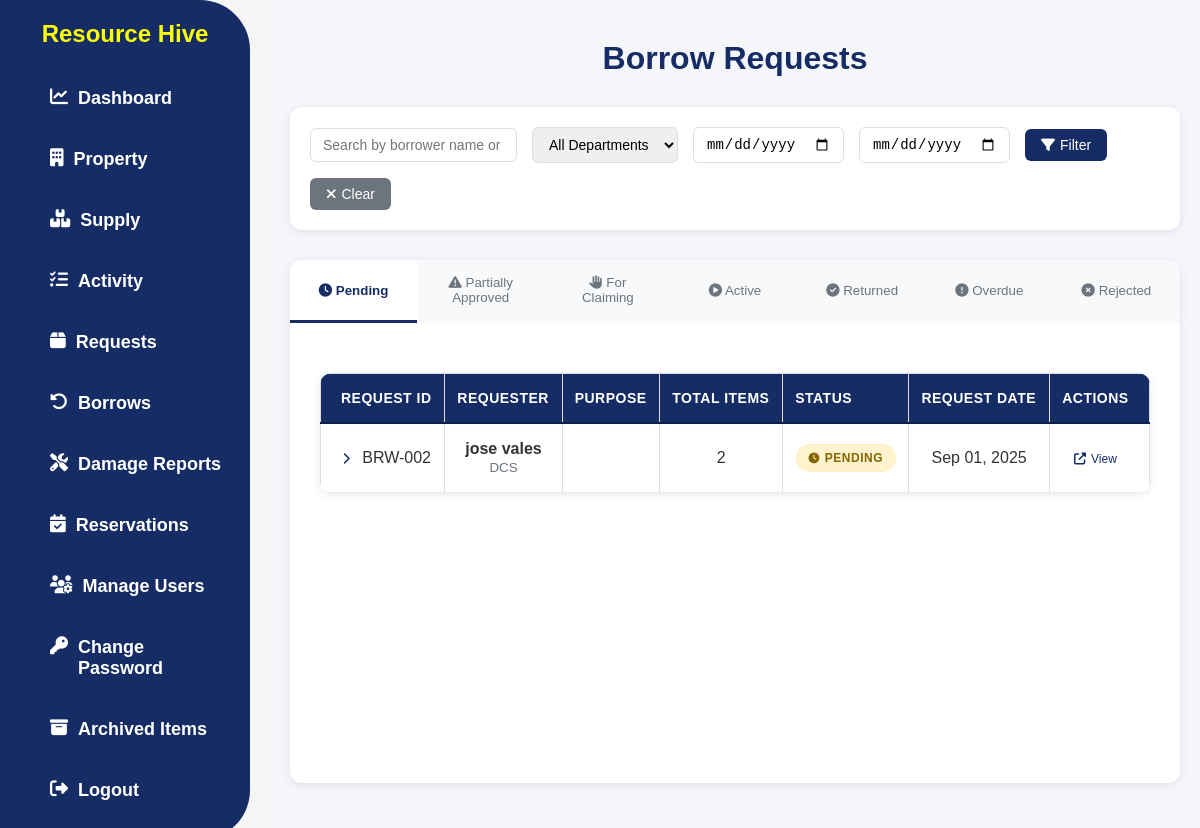
Page /my-borrow-requests/ (signed in) on the committed database.
### app/models.py (models this page shows, shortened)
class BorrowRequestBatch(models.Model):
    STATUS_CHOICES = [
        ('pending', 'Pending'),
        ('approved', 'Approved'),
        ('rejected', 'Rejected'),
        ('partially_approved', 'Partially Approved'),
        ('for_claiming', 'For Claiming'),
        ('active', 'Active'),
        ('returned', 'Returned'),
        ('overdue', 'Overdue'),
        ('completed', 'Completed'),
    ]
    user = models.ForeignKey(User, on_delete=models.CASCADE)
    request_date = models.DateTimeField(auto_now_add=True)
    purpose = models.TextField()
    status = models.CharField(max_length=20, choices=STATUS_CHOICES, default='pending')
    approved_date = models.DateTimeField(null=True, blank=True)
    claimed_date = models.DateTimeField(null=True, blank=True)
    returned_date = models.DateTimeField(null=True, blank=True)
    completed_date = models.DateTimeField(null=True, blank=True)
    claimed_by = models.ForeignKey(User, on_delete=models.SET_NULL, null=True, blank=True, related_name='claimed_borrow_requests')
    remarks = models.TextField(blank=True, null=True)
    class Meta:
        ordering = ['-request_date']
    @property
    def total_items(self):
        return self.items.count()
    @classmethod
    def check_overdue_batches(cls):
        today = timezone.now().date()
        active_batches = cls.objects.filter(status='active')
        for batch in active_batches:
            overdue_items = batch.items.filter(
                status='active',
                return_date__lt=today
            )
            if overdue_items.exists():
                batch.status = 'overdue'
                batch.save()
                overdue_items.update(status='overdue')

class UserProfile(models.Model):
    user = models.OneToOneField(User, on_delete=models.CASCADE)
    ROLE_CHOICES = [
        ('ADMIN', 'ADMIN'),
        ('USER', 'USER'),
    ]
    role = models.CharField(max_length=20, choices=ROLE_CHOICES)
    department = models.ForeignKey(Department, on_delete=models.SET_NULL, null=True, blank=True)
    phone = models.CharField(max_length=20, blank=True, null=True)

class Department(models.Model):
    name = models.CharField(max_length=100, unique=True)
    def __str__(self):
        return self.name

### app/views.py (the view, shortened to what this page needs)
# urls.py: path('my-borrow-requests/', UserBorrowRequestBatchListView.as_view(), name='user_borrow_requests'),
class UserBorrowRequestBatchListView(LoginRequiredMixin, ListView):
    model = BorrowRequestBatch
    template_name = 'app/borrow_batch.html'
    context_object_name = 'batch_requests'
    paginate_by = 10
    def get_queryset(self):
        BorrowRequestBatch.check_overdue_batches()
        queryset = BorrowRequestBatch.objects \
            .select_related('user', 'user__userprofile', 'claimed_by') \
            .prefetch_related('items__property') \
            .order_by('request_date')
        if self.request.user.has_perm('app.view_admin_module'):
            return queryset
        else:
            return queryset.filter(user=self.request.user)
    def get_context_data(self, **kwargs):
        context = super().get_context_data(**kwargs)
        current_tab = self.request.GET.get('tab', 'pending')
        search_query = self.request.GET.get('search', '').strip()
        department_filter = self.request.GET.get('department', '')
        date_from = self.request.GET.get('date_from', '')
        date_to = self.request.GET.get('date_to', '')
        base_queryset = BorrowRequestBatch.objects.select_related('user', 'user__userprofile', 'user__userprofile__department').prefetch_related('items__property').order_by('request_date')
        if self.request.user.has_perm('app.view_admin_module'):
            pass  # No additional filtering needed
        else:
            base_queryset = base_queryset.filter(user=self.request.user)
        if department_filter:
            base_queryset = base_queryset.filter(user__userprofile__department__name=department_filter)
        if date_from:
            try:
                date_from_obj = datetime.strptime(date_from, '%Y-%m-%d').date()
                base_queryset = base_queryset.filter(request_date__date__gte=date_from_obj)
            except ValueError:
                pass
        if date_to:
            try:
                date_to_obj = datetime.strptime(date_to, '%Y-%m-%d').date()
                base_queryset = base_queryset.filter(request_date__date__lte=date_to_obj)
            except ValueError:
                pass
        pending_requests = base_queryset.filter(status='pending')
        partially_approved_requests = base_queryset.filter(status='partially_approved')
        for_claiming_requests = base_queryset.filter(status='for_claiming')
        active_requests = base_queryset.filter(status='active')
        returned_requests = base_queryset.filter(status='returned')
        overdue_requests = base_queryset.filter(status='overdue')
        rejected_requests = base_queryset.filter(status='rejected')
        paginator_pending = Paginator(pending_requests, self.paginate_by)
        paginator_partially_approved = Paginator(partially_approved_requests, self.paginate_by)
        paginator_for_claiming = Paginator(for_claiming_requests, self.paginate_by)
        paginator_active = Paginator(active_requests, self.paginate_by)
        paginator_returned = Paginator(returned_requests, self.paginate_by)
        paginator_overdue = Paginator(overdue_requests, self.paginate_by)
        paginator_rejected = Paginator(rejected_requests, self.paginate_by)
        page_pending = self.request.GET.get('pending_page', 1)
        page_partially_approved = self.request.GET.get('partially_approved_page', 1)
        page_for_claiming = self.request.GET.get('for_claiming_page', 1)
        page_active = self.request.GET.get('active_page', 1)
        page_returned = self.request.GET.get('returned_page', 1)
        page_overdue = self.request.GET.get('overdue_page', 1)
        page_rejected = self.request.GET.get('rejected_page', 1)
        context.update({
            'current_tab': current_tab,
            'pending_requests': paginator_pending.get_page(page_pending),
            'partially_approved_requests': paginator_partially_approved.get_page(page_partially_approved),
            'for_claiming_requests': paginator_for_claiming.get_page(page_for_claiming),
            'active_requests': paginator_active.get_page(page_active),
            'returned_requests': paginator_returned.get_page(page_returned),
            'overdue_requests': paginator_overdue.get_page(page_overdue),
            'rejected_requests': paginator_rejected.get_page(page_rejected),
            'search_query': search_query,
            'department_filter': department_filter,
            'date_from': date_from,
            'date_to': date_to,
            'departments': Department.objects.all(),
        })
        return context

### app/templates/app/borrow_batch.html (shortened to what this page needs)
{% load static %}
<!DOCTYPE html>
<html lang="en">
<head>
  <link rel="stylesheet" href="{% static 'css/style.css' %}" />
  <link rel="stylesheet" href="https://cdnjs.cloudflare.com/ajax/libs/font-awesome/6.4.2/css/all.min.css" />
</head>
<body>
  {% include 'app/navbar.html' %}
  <div class="requests-container">
    <h1 class="requests-title">Borrow Requests</h1>
    <div class="search-filter-section">
      <form method="get" class="search-form">
        <input type="text" name="search" placeholder="Search by borrower name or property..." value="{{ search_query }}" class="search-input">
        <select name="department" class="filter-select">
          <option value="">All Departments</option>
        </select>
        <input type="date" name="date_from" placeholder="From Date" value="{{ date_from }}" class="date-input">
        <input type="date" name="date_to" placeholder="To Date" value="{{ date_to }}" class="date-input">
        <button type="submit" class="filter-btn">
          <i class="fas fa-filter"></i> Filter
        </button>
        <a href="{% url 'user_borrow_requests' %}" class="clear-btn">
          <i class="fas fa-times"></i> Clear
        </a>
      </form>
    </div>
    <div class="tab-navigation">
      <button class="tab-button {% if current_tab == 'pending' %}active{% endif %}" data-tab="pending">
        <i class="fas fa-clock"></i> Pending
      </button>
      <button class="tab-button {% if current_tab == 'partially_approved' %}active{% endif %}" data-tab="partially_approved">
        <i class="fas fa-exclamation-triangle"></i> Partially Approved
      </button>
      <button class="tab-button {% if current_tab == 'for_claiming' %}active{% endif %}" data-tab="for_claiming">
        <i class="fas fa-hand-paper"></i> For Claiming
      </button>
      <button class="tab-button {% if current_tab == 'active' %}active{% endif %}" data-tab="active">
        <i class="fas fa-play-circle"></i> Active
      </button>
      <button class="tab-button {% if current_tab == 'returned' %}active{% endif %}" data-tab="returned">
        <i class="fas fa-check-circle"></i> Returned
      </button>
      <button class="tab-button {% if current_tab == 'overdue' %}active{% endif %}" data-tab="overdue">
        <i class="fas fa-exclamation-circle"></i> Overdue
      </button>
      <button class="tab-button {% if current_tab == 'rejected' %}active{% endif %}" data-tab="rejected">
        <i class="fas fa-times-circle"></i> Rejected
      </button>
    </div>
    <div id="pending" class="tab-content {% if current_tab == 'pending' %}active{% endif %}">
      <div class="requests-table">
        <table>
          <thead>
            <tr>
              <th>Request ID</th>
              <th>Requester</th>
              <th>Purpose</th>
              <th>Total Items</th>
              <th>Status</th>
              <th>Request Date</th>
              <th>Actions</th>
            </tr>
          </thead>
          <tbody>
            {% for batch_request in pending_requests %}
            <tr class="expandable-row" data-request-id="{{ batch_request.id }}">
              <td>
                <i class="fas fa-chevron-right expand-icon" id="icon-{{ batch_request.id }}"></i>
                BRW-{{ batch_request.id|stringformat:"03d" }}
              </td>
              <td>
                <strong>
                  {% if batch_request.user.first_name or batch_request.user.last_name %}
                    {{ batch_request.user.first_name }} {{ batch_request.user.last_name }}
                  {% else %}
                    {{ batch_request.user.username }}
                  {% endif %}
                </strong>
                <br>
                <small class="text-muted">{{ batch_request.user.userprofile.department }}</small>
              </td>
              <td>{{ batch_request.purpose|truncatechars:50 }}</td>
              <td>{{ batch_request.total_items }}</td>
              <td>
                <span class="status-badge status-pending">
                  <i class="fas fa-clock"></i> {{ batch_request.get_status_display }}
                </span>
              </td>
              <td>{{ batch_request.request_date|date:"M d, Y" }}</td>
              <td>
                <a href="{% url 'borrow_batch_request_detail' batch_request.id %}" class="detail-link">
                  <i class="fas fa-external-link-alt"></i> View
                </a>
              </td>
            </tr>
            {% empty %}
            <tr>
              <td colspan="7" style="text-align: center; padding: 40px 20px; color: #6c757d; font-style: italic;">
                No pending requests found.
              </td>
            </tr>
            {% endfor %}
          </tbody>
        </table>
      </div>
    </div>
  </div>
</body>
</html>

### static/css/style.css (style rules this page uses)
body { font-family: Arial, sans-serif; margin: 0; padding: 0; background-color: whitesmoke; }
h1 { text-align: center; margin-top: 20px; color: #fbff00; }
table { width: 100%; border-collapse: collapse; background: white; box-shadow: 2px 2px 10px rgba(0, 0, 0, 0.1); }
th, td { padding: 8px 12px; text-align: center; border: 1px solid #ddd; }
th { background-color: #152d64; color: white; font-weight: bold; }
td { color: #333; }
span { font-weight: bolder; }
.filter-btn { background-color: #152d64; color: white; border: none; padding: 10px 20px; border-radius: 6px; cursor: pointer; font-size: 14px; transition: background-color 0.3s ease; }
.status-badge { padding: 4px 8px; border-radius: 15px; font-size: 0.85em; font-weight: 500; text-transform: capitalize; display: inline-flex; align-items: center; gap: 4px; min-width: fit-content; text-align: center; white-space: nowrap; }
.status-badge i { font-size: 0.9em; }
.status-pending { background-color: #fff3cd; color: #856404; border: 1px solid #ffeeba; }

### app/templates/app/borrow_batch.html (style rules this page uses)
.requests-container { padding: 20px; margin-left: 270px; background-color: #f5f6fa; min-height: 100vh; }
.requests-title { color: #152d64; margin-bottom: 30px; font-size: 32px; font-weight: 600; text-align: center; }
.search-filter-section { background: white; padding: 20px; border-radius: 12px; margin-bottom: 30px; box-shadow: 0 2px 8px rgba(21, 45, 100, 0.1); }
.search-form { display: flex; gap: 15px; align-items: center; flex-wrap: wrap; }
.search-input, .filter-select, .date-input { padding: 8px 12px; border: 1px solid #ddd; border-radius: 6px; font-size: 14px; }
.filter-btn, .clear-btn { padding: 8px 16px; border: none; border-radius: 6px; text-decoration: none; display: inline-flex; align-items: center; gap: 5px; font-size: 14px; font-weight: 500; cursor: pointer; transition: all 0.2s ease; }
.filter-btn { background: #152d64; color: white; }
.clear-btn { background: #6c757d; color: white; }
.tab-navigation { display: flex; background: white; border-radius: 12px 12px 0 0; overflow: hidden; box-shadow: 0 2px 8px rgba(21, 45, 100, 0.1); margin-bottom: 0; }
.tab-button { flex: 1; padding: 15px 20px; border: none; background: #f8f9fa; color: #6c757d; font-weight: 500; cursor: pointer; transition: all 0.3s ease; border-bottom: 3px solid transparent; }
.tab-button.active { background: white; color: #152d64; border-bottom-color: #152d64; font-weight: 600; }
.tab-content { display: none; background: white; padding: 30px; border-radius: 0 0 12px 12px; box-shadow: 0 2px 8px rgba(21, 45, 100, 0.1); min-height: 400px; }
.tab-content.active { display: block; }
.status-badge { display: inline-flex; align-items: center; gap: 5px; padding: 6px 12px; border-radius: 20px; font-size: 12px; font-weight: 600; text-transform: uppercase; letter-spacing: 0.5px; }
.status-pending { background: #fff3cd; color: #856404; }
.detail-link { color: #152d64; text-decoration: none; font-size: 12px; font-weight: 500; display: inline-flex; align-items: center; gap: 5px; transition: color 0.2s ease; }
.requests-table { width: 100%; background: white; border-radius: 12px; overflow: hidden; box-shadow: 0 2px 8px rgba(21, 45, 100, 0.1); margin: 20px 0; }
.requests-table table { width: 100%; border-collapse: collapse; }
.requests-table th { background: #152d64; color: white; padding: 16px 12px; text-align: left; font-weight: 600; font-size: 14px; text-transform: uppercase; letter-spacing: 0.5px; border-bottom: 2px solid #0d1f4a; }
.requests-table th:first-child { padding-left: 20px; }
.requests-table th:last-child { padding-right: 20px; text-align: center; }
.requests-table td { padding: 16px 12px; border-bottom: 1px solid #e9ecef; vertical-align: middle; }
.requests-table td:first-child { padding-left: 20px; }
.requests-table td:last-child { padding-right: 20px; text-align: center; }
.requests-table tr { transition: background-color 0.2s ease; }
.expandable-row td:not(:last-child) { cursor: pointer; }
.expandable-row td:last-child { cursor: default; }
.expand-icon { margin-right: 8px; transition: transform 0.3s ease; color: #152d64; font-size: 12px; }
.expandable-row td:first-child { position: relative; }
.expandable-row td:first-child::after { content: "Click to expand details"; position: absolute; bottom: -20px; left: 0; font-size: 10px; color: #6c757d; opacity: 0; transition: opacity 0.2s ease; pointer-events: none; white-space: nowrap; }
.text-muted { color: #6c757d !important; }

### rows in the picture
BorrowRequestBatch: id "002", user.first_name "jose", user.last_name "vales", user.userprofile.department "DCS", total_items "2", status "PENDING", request_date "Sep 01, 2025"
